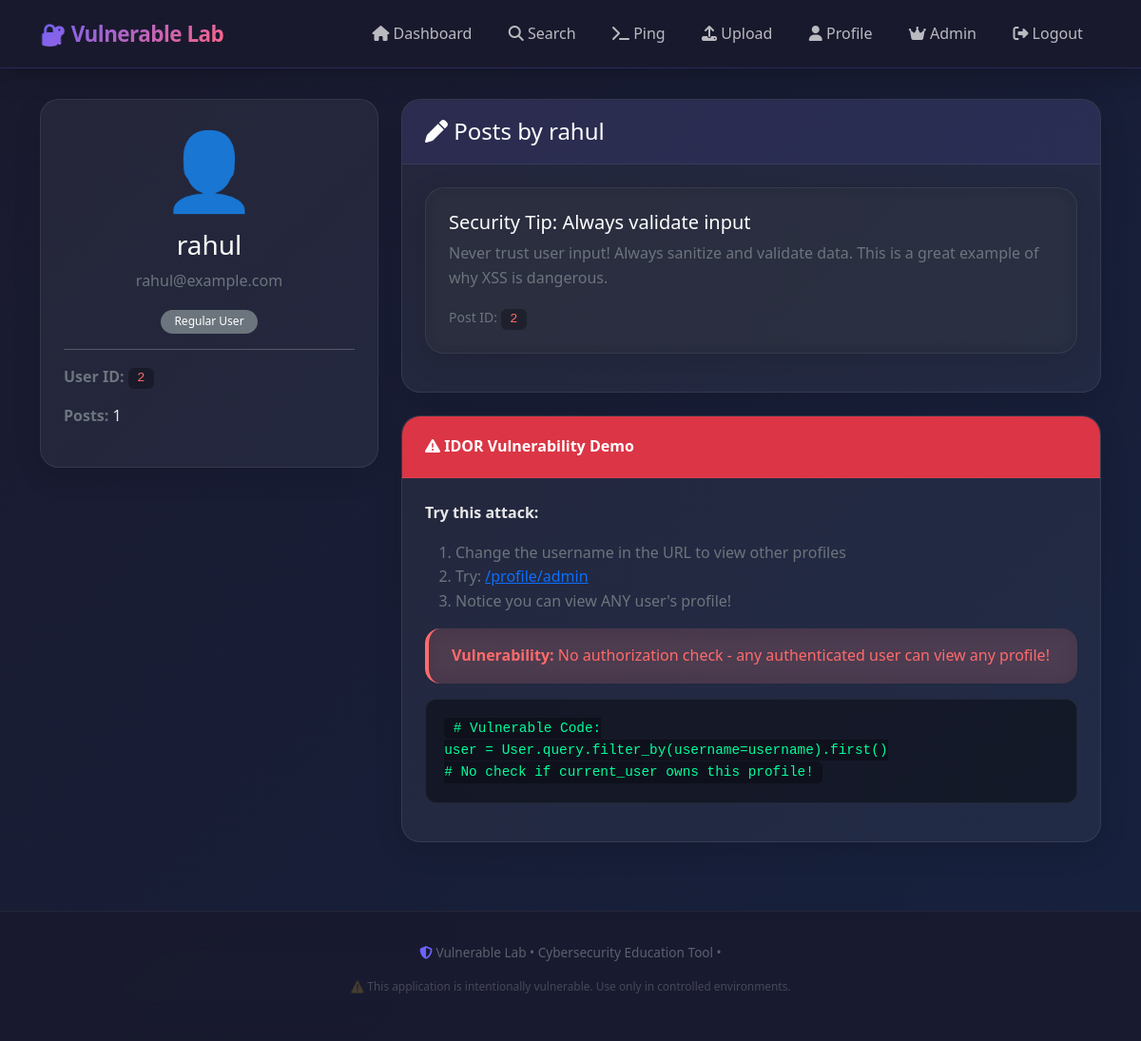
The app's page /profile/rahul (signed in) with its own data.
### database.py (models this page shows, shortened)
class User(UserMixin, db.Model):
    id = db.Column(db.Integer, primary_key=True)
    username = db.Column(db.String(80), unique=True, nullable=False)
    password = db.Column(db.String(200), nullable=False)
    email = db.Column(db.String(120), unique=True, nullable=False)
    is_admin = db.Column(db.Boolean, default=False)

class Post(db.Model):
    id = db.Column(db.Integer, primary_key=True)
    title = db.Column(db.String(200), nullable=False)
    content = db.Column(db.Text, nullable=False)
    user_id = db.Column(db.Integer, db.ForeignKey('user.id'), nullable=False)

### app.py (the view)
@app.route('/profile/<username>')
@login_required
def profile(username):
    user = User.query.filter_by(username=username).first()
    if not user:
        flash('User not found!', 'danger')
        return redirect(url_for('dashboard'))
    posts = Post.query.filter_by(user_id=user.id).all()
    is_own_profile = (current_user.username == username)
    if not is_own_profile:
        app.logger.warning(f"IDOR attempt: User {current_user.username} viewed profile of {username}")
    return render_template('profile.html',
                         user=user,
                         posts=posts,
                         is_own_profile=is_own_profile)

### app.py (called while the page is built)
@login_manager.user_loader
def load_user(user_id):
    return User.query.get(int(user_id))

@app.context_processor
def inject_user():
    return dict(current_user=current_user)

### templates/profile.html (shortened to what this page needs)
{% extends "base.html" %}
{% block content %}
<div class="row fade-in-up">
    <div class="col-lg-4">
        <div class="card text-center">
            <div class="card-body">
                <div class="display-1 mb-3">👤</div>
                <h3 class="text-white">{{ user.username }}</h3>
                <p class="text-secondary">{{ user.email }}</p>
                {% if user.is_admin %}
                    <span class="badge bg-success">👑 Administrator</span>
                {% else %}
                    <span class="badge bg-secondary">Regular User</span>
                {% endif %}
                <hr style="border-color: rgba(255,255,255,0.1);">
                <div class="text-start">
                    <p><strong class="text-secondary">User ID:</strong> <code>{{ user.id }}</code></p>
                    <p><strong class="text-secondary">Posts:</strong> {{ posts|length }}</p>
                </div>
            </div>
        </div>
    </div>
    <div class="col-lg-8">
        <div class="card">
            <div class="card-header">
                <h4 class="mb-0"><i class="fas fa-pen"></i> Posts by {{ user.username }}</h4>
            </div>
            <div class="card-body">
                {% if posts %}
                    {% for post in posts %}
                        <div class="card mb-3 bg-dark bg-opacity-25">
                            <div class="card-body">
                                <h5 class="text-white">{{ post.title }}</h5>
                                <p class="text-secondary">{{ post.content }}</p>
                                <small class="text-secondary">Post ID: <code>{{ post.id }}</code></small>
                            </div>
                        </div>
                    {% endfor %}
                {% else %}
                    <div class="alert alert-info">No posts found for this user.</div>
                {% endif %}
            </div>
        </div>
        <div class="card mt-4">
            <div class="card-header bg-danger text-white">
                <i class="fas fa-exclamation-triangle"></i> IDOR Vulnerability Demo
            </div>
            <div class="card-body">
                <p><strong>Try this attack:</strong></p>
                <ol class="text-secondary">
                    <li>Change the username in the URL to view other profiles</li>
                    <li>Try: <a href="{{ url_for('profile', username='admin') }}" class="text-primary">/profile/admin</a></li>
                    <li>Notice you can view ANY user's profile!</li>
                </ol>
                <div class="alert alert-danger">
                    <strong>Vulnerability:</strong> No authorization check - any authenticated user can view any profile!
                </div>
                <pre><code># Vulnerable Code:
user = User.query.filter_by(username=username).first()
# No check if current_user owns this profile!</code></pre>
            </div>
        </div>
    </div>
</div>
{% endblock %}

### static/css/style.css (style rules this page uses)
:root { --primary: #6C63FF; --primary-dark: #5A52D5; --primary-light: #8B83FF; --secondary: #FF6584; --dark: #1A1A2E; --darker: #0F0F1A; --light: #F8F9FA; --gray: #6C757D; --success: #00D2A0; --warning: #FFC107; --danger: #FF6B6B; --info: #4ECDC4; --gradient-primary: linear-gradient(135deg, #6C63FF 0%, #FF6584 100%); --gradient-dark: linear-gradient(135deg, #1A1A2E 0%, #16213E 100%); --gradient-card: linear-gradient(145deg, rgba(255,255,255,0.1), rgba(255,255,255,0.05)); --shadow-sm: 0 2px 10px rgba(0,0,0,0.08); --shadow-md: 0 8px 30px rgba(0,0,0,0.12); --shadow-lg: 0 20px 60px rgba(0,0,0,0.2); --shadow-glow: 0 0 30px rgba(108, 99, 255, 0.3); }
* { margin: 0; padding: 0; box-sizing: border-box; }
body { font-family: 'Segoe UI', system-ui, -apple-system, sans-serif; background: var(--gradient-dark); color: #E8E8E8; min-height: 100vh; line-height: 1.6; }
.card { background: rgba(255,255,255,0.05); backdrop-filter: blur(10px); border: 1px solid rgba(255,255,255,0.08); border-radius: 20px; box-shadow: var(--shadow-md); transition: all 0.4s cubic-bezier(0.175, 0.885, 0.32, 1.275); overflow: hidden; }
.card-header { background: rgba(108, 99, 255, 0.1); border-bottom: 1px solid rgba(255,255,255,0.06); padding: 1.2rem 1.5rem; font-weight: 600; color: #fff; }
.card-body { padding: 1.5rem; }
.alert { border-radius: 16px; border: none; padding: 1rem 1.5rem; backdrop-filter: blur(10px); }
.alert-danger { background: rgba(255, 107, 107, 0.15); color: #FF6B6B; border-left: 4px solid #FF6B6B; }
.badge { padding: 0.4rem 0.9rem; border-radius: 50px; font-weight: 500; font-size: 0.75rem; }
code, pre { font-family: 'Fira Code', 'Consolas', monospace; }
pre { background: rgba(0,0,0,0.4); padding: 1.2rem; border-radius: 12px; border: 1px solid rgba(255,255,255,0.06); overflow-x: auto; color: #00FF9D; font-size: 0.9rem; }
code { background: rgba(0,0,0,0.3); padding: 0.2rem 0.6rem; border-radius: 6px; color: #FF6B6B; font-size: 0.85rem; }
.fade-in-up { animation: fade-in-up 0.6s ease forwards; }

### records on screen
User: username "rahul", email "rahul@example.com", id "2"
Post: title "Security Tip: Always validate input", content "Never trust user input! Always sanitize and validate data. This is a great example of why XSS is dangerous.", id "2"

### other values on screen
{{ posts|length }} "1"
